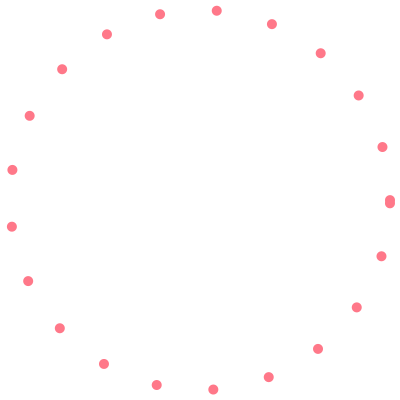
Frame 1 (no input)
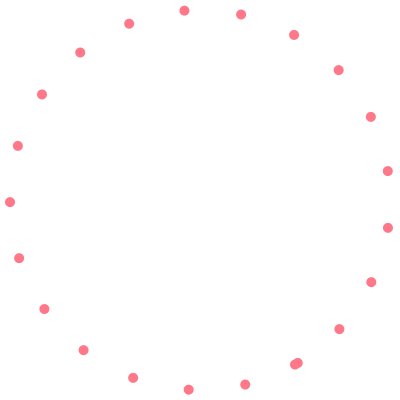
Frame 60 (the mouse pressed at the canvas centre just before this capture)
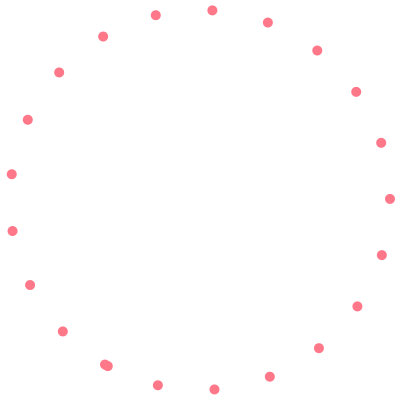
Frame 120 (the mouse held since frame 60 and released just before this capture)

The Processing sketch that drew these frames (run headless with seeded random() and noise(); from frame 60 on, the mouse is pressed at the canvas centre):

// Processing sketch: processing_121410
// ── processing_121410.pde

int RADI = 190;
 
void setup()
{
  size(400, 400);
  noStroke();
}
 
void draw()
{
  background(255);
  float rad = radians(frameCount % 360);
  for (int i = 0; i < 22; i++) {
      float x = RADI * cos(rad - i * 0.3) + width / 2;
      float y = RADI * sin(rad - i * 0.3) + height / 2;
      fill(0xff, 0x78, 0x89);
      ellipse(x,y, 10, 10);
  }
}
